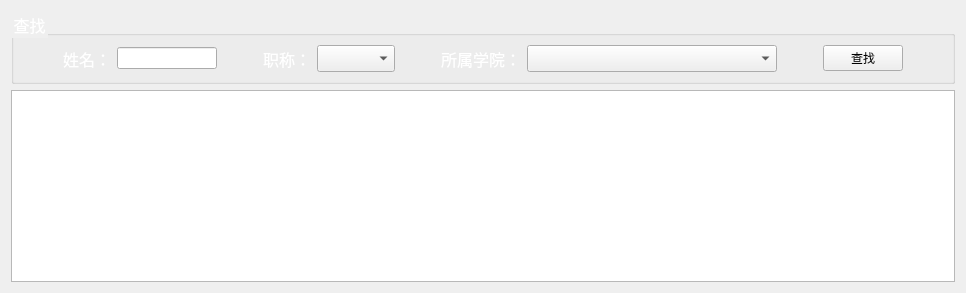
         <widget class="QWidget" name="page">
          <layout class="QVBoxLayout" name="verticalLayout_3" stretch="1,8">
           <item>
            <widget class="QGroupBox" name="groupBox">
             <property name="font">
              <font>
               <pointsize>12</pointsize>
              </font>
             </property>
             <property name="styleSheet">
              <string notr="true">#groupBox {
    color: rgb(255, 255, 255);
}
</string>
             </property>
             <property name="title">
              <string>查找</string>
             </property>
             <layout class="QHBoxLayout" name="horizontalLayout_3">
              <item>
               <spacer name="horizontalSpacer_2">
                <property name="orientation">
                 <enum>Qt::Horizontal</enum>
                </property>
                <property name="sizeType">
                 <enum>QSizePolicy::Minimum</enum>
                </property>
                <property name="sizeHint" stdset="0">
                 <size>
                  <width>40</width>
                  <height>20</height>
                 </size>
                </property>
               </spacer>
              </item>
              <item>
               <widget class="QLabel" name="label_2">
                <property name="font">
                 <font>
                  <pointsize>12</pointsize>
                 </font>
                </property>
                <property name="styleSheet">
                 <string notr="true">color: rgb(255, 255, 255);</string>
                </property>
                <property name="text">
                 <string>姓名：</string>
                </property>
                <property name="alignment">
                 <set>Qt::AlignRight|Qt::AlignTrailing|Qt::AlignVCenter</set>
                </property>
               </widget>
              </item>
              <item>
               <widget class="QLineEdit" name="lineEdit">
                <property name="maximumSize">
                 <size>
                  <width>100</width>
                  <height>16777215</height>
                 </size>
                </property>
               </widget>
              </item>
              <item>
               <spacer name="horizontalSpacer_3">
                <property name="orientation">
                 <enum>Qt::Horizontal</enum>
                </property>
                <property name="sizeType">
                 <enum>QSizePolicy::Minimum</enum>
                </property>
                <property name="sizeHint" stdset="0">
                 <size>
                  <width>40</width>
                  <height>20</height>
                 </size>
                </property>
               </spacer>
              </item>
              <item>
               <widget class="QLabel" name="label_5">
                <property name="font">
                 <font>
                  <pointsize>12</pointsize>
                 </font>
                </property>
                <property name="styleSheet">
                 <string notr="true">color: rgb(255, 255, 255);</string>
                </property>
                <property name="text">
                 <string>职称：</string>
                </property>
                <property name="alignment">
                 <set>Qt::AlignRight|Qt::AlignTrailing|Qt::AlignVCenter</set>
                </property>
               </widget>
              </item>
              <item>
               <widget class="QComboBox" name="comboBox">
                <property name="font">
                 <font>
                  <pointsize>12</pointsize>
                 </font>
                </property>
                <item>
                 <property name="text">
                  <string/>
                 </property>
                </item>
                <item>
                 <property name="text">
                  <string>讲师</string>
                 </property>
                </item>
                <item>
                 <property name="text">
                  <string>副教授</string>
                 </property>
                </item>
                <item>
                 <property name="text">
                  <string>教授</string>
                 </property>
                </item>
               </widget>
              </item>
              <item>
               <spacer name="horizontalSpacer_4">
                <property name="orientation">
                 <enum>Qt::Horizontal</enum>
                </property>
                <property name="sizeType">
                 <enum>QSizePolicy::Minimum</enum>
                </property>
                <property name="sizeHint" stdset="0">
                 <size>
                  <width>40</width>
                  <height>20</height>
                 </size>
                </property>
               </spacer>
              </item>
              <item>
               <widget class="QLabel" name="label_6">
                <property name="font">
                 <font>
                  <pointsize>12</pointsize>
                 </font>
                </property>
                <property name="styleSheet">
                 <string notr="true">color: rgb(255, 255, 255);</string>
                </property>
                <property name="text">
                 <string>所属学院：</string>
                </property>
                <property name="alignment">
                 <set>Qt::AlignRight|Qt::AlignTrailing|Qt::AlignVCenter</set>
                </property>
               </widget>
              </item>
              <item>
               <widget class="QComboBox" name="comboBox_2">
                <property name="minimumSize">
                 <size>
                  <width>250</width>
                  <height>0</height>
                 </size>
                </property>
                <property name="maximumSize">
                 <size>
                  <width>300</width>
                  <height>16777215</height>
                 </size>
                </property>
                <property name="font">
                 <font>
                  <pointsize>12</pointsize>
                 </font>
                </property>
               </widget>
              </item>
              <item>
               <spacer name="horizontalSpacer_5">
                <property name="orientation">
                 <enum>Qt::Horizontal</enum>
                </property>
                <property name="sizeType">
                 <enum>QSizePolicy::Minimum</enum>
                </property>
                <property name="sizeHint" stdset="0">
                 <size>
                  <width>40</width>
                  <height>20</height>
                 </size>
                </property>
               </spacer>
              </item>
              <item>
               <widget class="QPushButton" name="pushButton_9">
                <property name="font">
                 <font>
                  <pointsize>9</pointsize>
                 </font>
                </property>
                <property name="styleSheet">
                 <string notr="true">
#pushButton_9:hover{
	color: rgb(87, 255, 61);
	padding-bottom:5px;
}</string>
                </property>
                <property name="text">
                 <string>查找</string>
                </property>
                <property name="icon">
                 <iconset resource="../resourses/resources.qrc">
                  <normaloff>:/icons/icons/search.png</normaloff>:/icons/icons/search.png</iconset>
                </property>
               </widget>
              </item>
              <item>
               <spacer name="horizontalSpacer_6">
                <property name="orientation">
                 <enum>Qt::Horizontal</enum>
                </property>
                <property name="sizeType">
                 <enum>QSizePolicy::Minimum</enum>
                </property>
                <property name="sizeHint" stdset="0">
                 <size>
                  <width>40</width>
                  <height>20</height>
                 </size>
                </property>
               </spacer>
              </item>
             </layout>
            </widget>
           </item>
           <item>
            <widget class="QTableWidget" name="tableWidget"/>
           </item>
          </layout>
         </widget>
